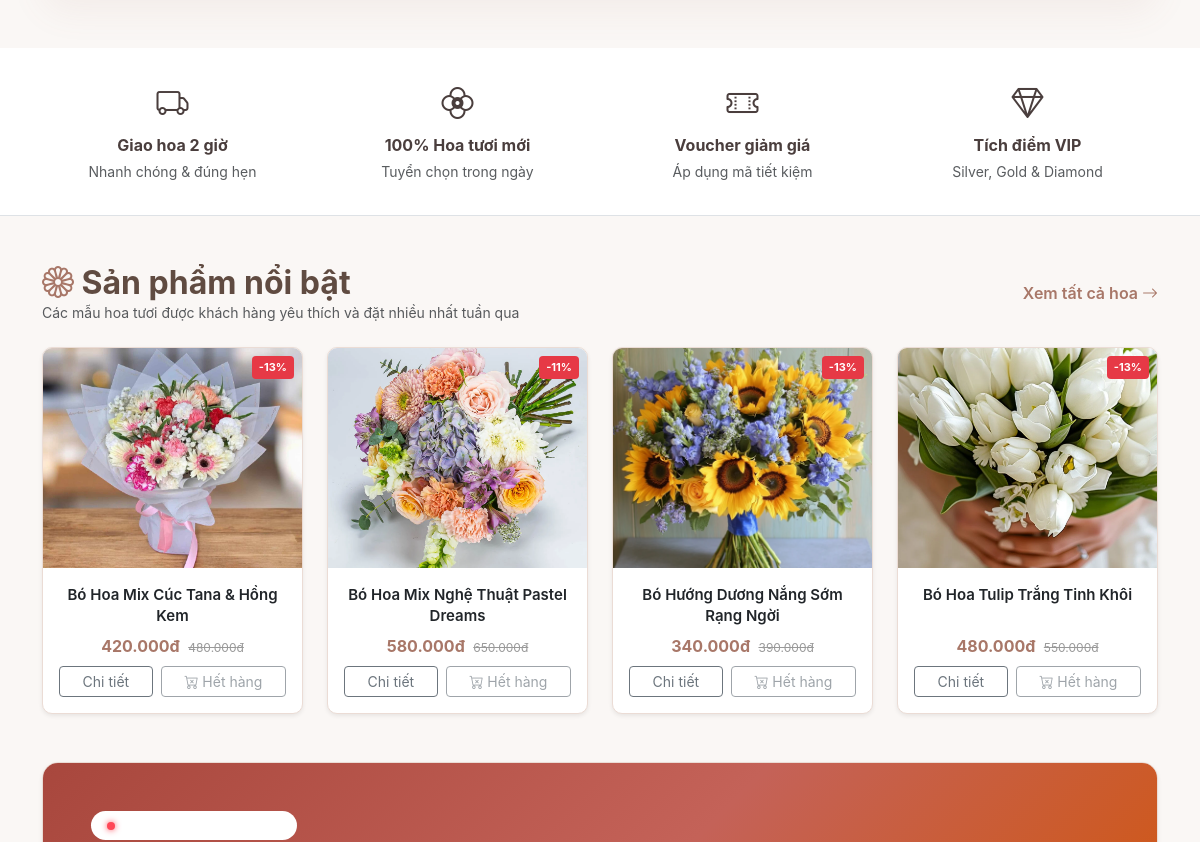
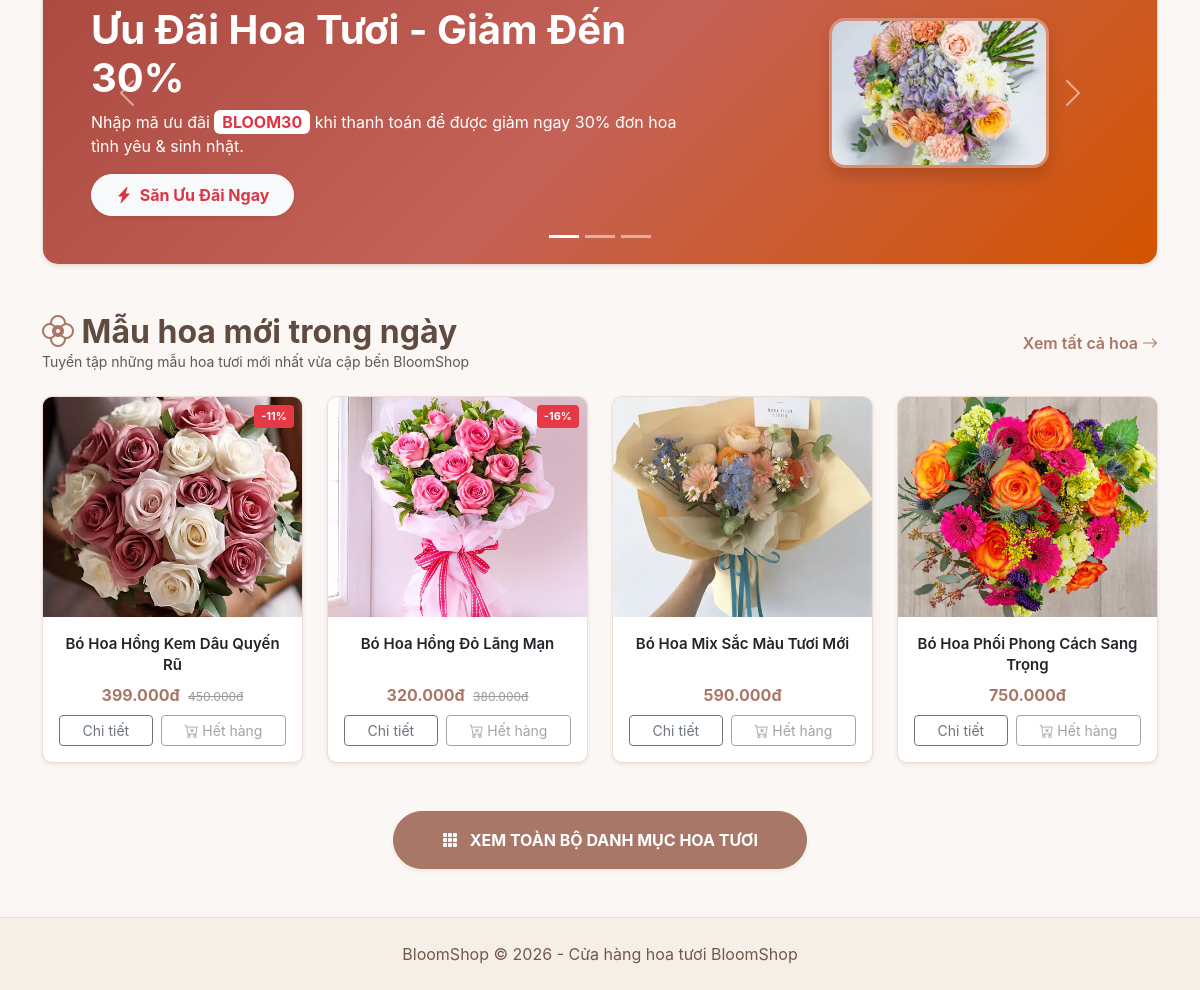
The app's page / (lower part), older data (2 pictures, top to bottom).
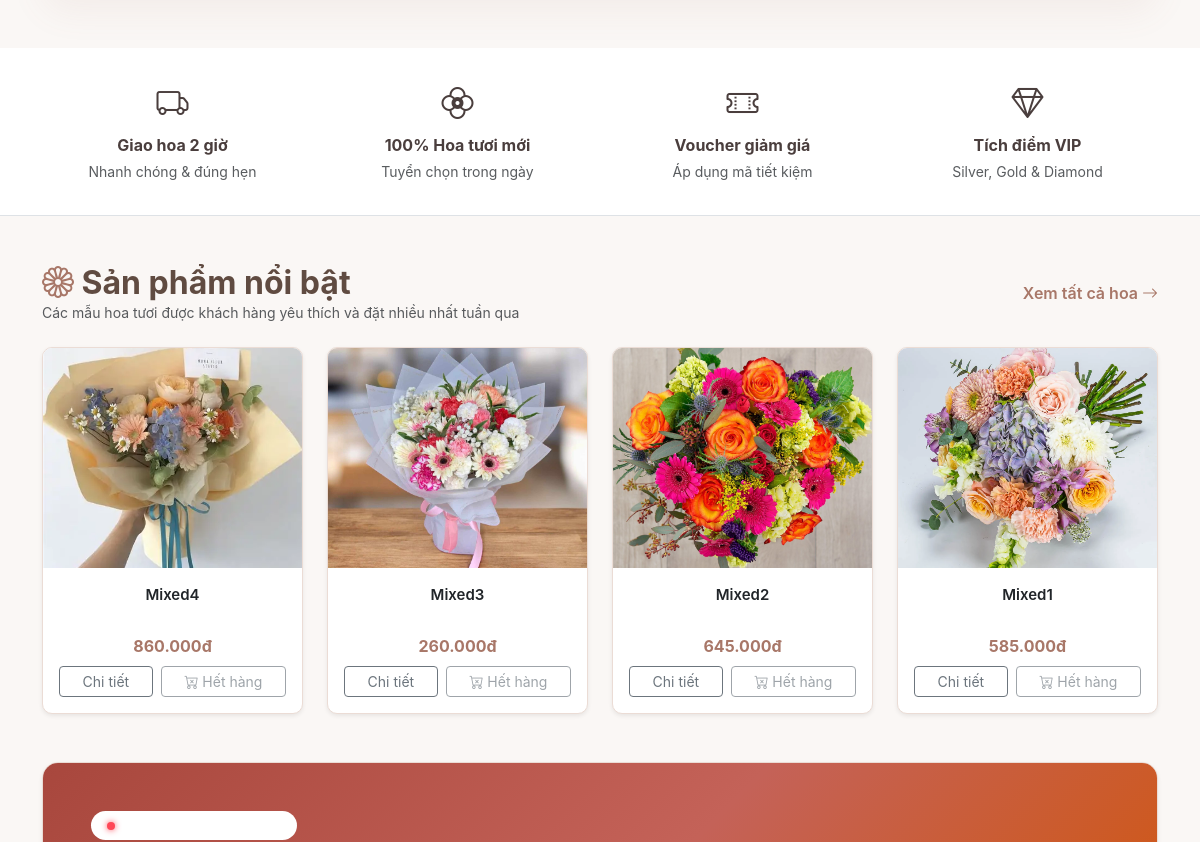
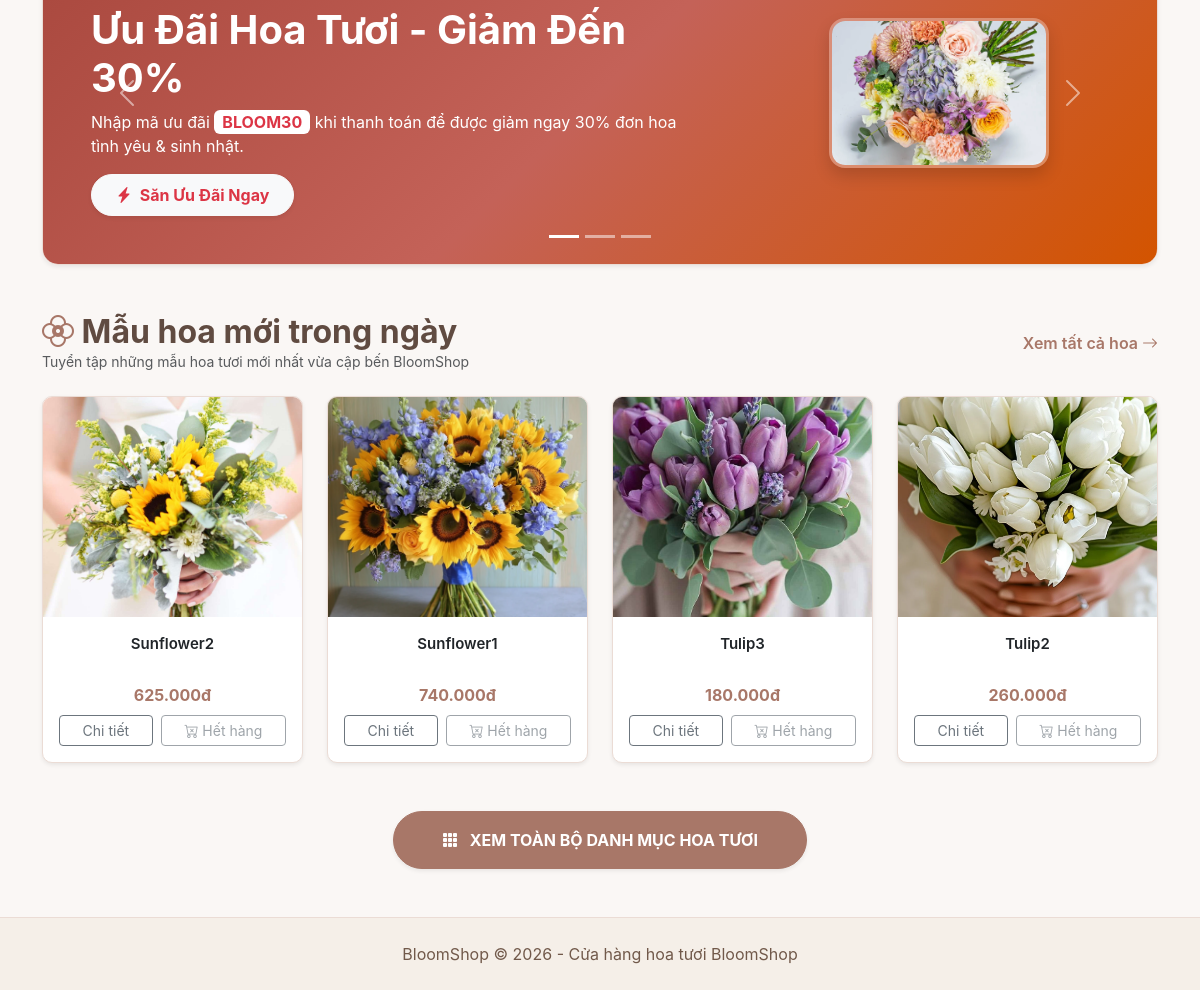
The same page, newer data (2 pictures, top to bottom).
### tables this page shows
CREATE TABLE `sanpham` (
  `id` int(11) NOT NULL AUTO_INCREMENT,
  `name` varchar(150) NOT NULL,
  `price` decimal(12,2) NOT NULL,
  `image` varchar(255) NOT NULL,
  `id_dm` int(11) NOT NULL,
  `sale_price` decimal(12,2) DEFAULT NULL,
  `is_sale` tinyint(1) DEFAULT 0,
  `description` text DEFAULT NULL,
  PRIMARY KEY (`id`),
  KEY `id_dm` (`id_dm`),
  CONSTRAINT `sanpham_ibfk_1` FOREIGN KEY (`id_dm`) REFERENCES `danhmuc` (`id`)
);

### controller/BaseController.php (called while the page is built, shortened)
<?php
class BaseController
{
    public function renderView($view_file, $data_truyen = [])
    {
        $asset_dir = file_exists('view/css/style.css') ? 'view' : (file_exists('../view/css/style.css') ? '../view' : 'view');
        extract($data_truyen);
        include __DIR__ . "/../view/header.php";
        include __DIR__ . "/../view/" . $view_file;
        include __DIR__ . "/../view/footer.php";
        exit;
    }
}

### controller/SanPhamController.php (called while the page is built, shortened)
<?php
require_once __DIR__ . '/BaseController.php';
require_once __DIR__ . '/../model/SanPhamModel.php';
class SanPhamController extends BaseController
{
    private $sanPhamModel;
    private $danhMucModel;
    public function __construct()
    {
        $this->sanPhamModel = new SanPhamModel();
        $this->danhMucModel = new DanhMucModel();
    }
    public function trangChu()
    {
        $all_featured = $this->sanPhamModel->getFeaturedProducts(8);
        $hoa_noibat = array_slice($all_featured, 0, 4);
        $hoa_moive = array_slice($all_featured, 4, 4);
        $danhmuc = $this->danhMucModel->getAll();
        $this->renderView('trangchu.php', [
            'hoa_noibat' => $hoa_noibat,
            'hoa_moive' => $hoa_moive,
            'danhmuc' => $danhmuc
        ]);
    }
}

### model/BaseModel.php (called while the page is built, shortened)
<?php
class BaseModel extends database
{
    private static $cached_conn = null;
    protected function get_conn()
    {
        if (self::$cached_conn === null) {
            self::$cached_conn = $this->connection_database();
        }
        return self::$cached_conn;
    }
    public function queryAll($sql, $params = [])
    {
        $conn = $this->get_conn();
        $stmt = $conn->prepare($sql);
        $stmt->execute($params);
        return $stmt->fetchAll(PDO::FETCH_ASSOC);
    }
    public function readitem($sql, $params = [])
    {
        return $this->queryAll($sql, $params);
    }
}

### model/SanPhamModel.php (called while the page is built, shortened)
<?php
require_once __DIR__ . '/BaseModel.php';
class SanPhamModel extends BaseModel
{
    public function getFeaturedProducts($limit = 8)
    {
        $sql = "SELECT * FROM sanpham ORDER BY is_sale DESC, id DESC LIMIT " . (int)$limit;
        return $this->readitem($sql);
    }
}

### view/_product_cards.php (the view, shortened to what the changed rows need)
<div class="row g-2 g-md-3 g-lg-4">
    <?php if (!empty($sanpham)) { ?>
        <?php foreach ($sanpham as $sp) {
            $has_sale = (!empty($sp['is_sale']) && !empty($sp['sale_price']) && $sp['sale_price'] < $sp['price']);
            $current_price = $has_sale ? $sp['sale_price'] : $sp['price'];
            $discount_pct = $has_sale ? round((($sp['price'] - $sp['sale_price']) / $sp['price']) * 100) : 0;
            $ton_kho = max(0, (int)($sp['so_luong'] ?? 0));
            $het_hang = ($ton_kho <= 0);
        ?>
            <div class="col-6 col-md-4 col-lg-3">
                <div class="card h-100 product-card position-relative border-0 shadow-sm">
                    <?php if ($has_sale) { ?>
                        <span class="badge-sale">-<?= $discount_pct ?>%</span>
                    <?php } ?>
                    <a href="index.php?act=chitiettsp&id=<?= $sp['id'] ?>" class="text-decoration-none d-block overflow-hidden">
                        <img class="card-img-top product-image" src="<?= $asset_dir ?>/image/sanpham/<?= htmlspecialchars($sp['image']) ?>" alt="<?= htmlspecialchars($sp['name']) ?>" onerror="this.src='<?= $asset_dir ?>/image/banner.jpg'">
                    </a>
                    <div class="card-body d-flex flex-column text-center p-2 p-md-3">
                        <h6 class="card-title mb-1 mb-md-2">
                            <a href="index.php?act=chitiettsp&id=<?= $sp['id'] ?>" class="text-dark text-decoration-none fw-semibold product-title-link">
                                <?= htmlspecialchars($sp['name']) ?>
                            </a>
                        </h6>
                        <div class="mt-auto">
                            <div class="mb-2">
                                <span class="price-text"><?= number_format($current_price, 0, ',', '.') ?>đ</span>
                                <?php if ($has_sale) { ?>
                                    <span class="old-price ms-1 d-none d-sm-inline"><?= number_format($sp['price'], 0, ',', '.') ?>đ</span>
                                <?php } ?>
                            </div>
                            <div class="d-flex gap-1 gap-md-2 justify-content-center">
                                <a href="index.php?act=chitiettsp&id=<?= $sp['id'] ?>" class="btn btn-outline-secondary btn-sm flex-fill px-1 px-md-2 text-nowrap">
                                    Chi tiết
                                </a>
                                <?php if (!$het_hang): ?>
                                    <form method="POST"
                                        action="index.php?act=themgiohang"
                                        class="m-0 flex-fill">
                                        <input type="hidden"
                                            name="id"
                                            value="<?= (int)$sp['id'] ?>">
                                        <input type="hidden"
                                            name="qty"
                                            value="1">
                                        <button type="submit"
                                                name="themgiohang"
                                                class="btn btn-bloom btn-sm w-100 px-1 px-md-2 text-nowrap">
                                            <i class="bi bi-cart-plus"></i>
                                            <span class="d-none d-sm-inline">Mua</span>
                                        </button>
                                    </form>
                                <?php else: ?>
                                    <button type="button"
                                            class="btn btn-outline-secondary btn-sm flex-fill"
                                            disabled>
                                        <i class="bi bi-cart-x"></i>
                                        Hết hàng
                                    </button>
                                <?php endif; ?>
                            </div>
                        </div>
                    </div>
                </div>
            </div>
        <?php } ?>
    <?php } ?>
</div>

Row changes from the older to the newer data that the page shows:
no longer on this page (row edited): sanpham: discount_pct "11", image (picture), name "Bó Hoa Hồng Kem Dâu Quyến Rũ", current_price "399.000", price "450.000", so_luong 0 (drawn)
no longer on this page (row edited): sanpham: discount_pct "16", image (picture), name "Bó Hoa Hồng Đỏ Lãng Mạn", current_price "320.000", price "380.000", so_luong 0 (drawn)
changed sanpham: name "Bó Hoa Mix Sắc Màu Tươi Mới" → "Mixed4"; current_price "590.000" → "860.000"; moves up the list
changed sanpham: name "Bó Hoa Mix Cúc Tana & Hồng Kem" → "Mixed3"; current_price "420.000" → "260.000"; is_sale 1 → 0 (drawn); discount_pct "13" → (not shown); price "480.000" → (not shown)
changed sanpham: name "Bó Hoa Phối Phong Cách Sang Trọng" → "Mixed2"; current_price "750.000" → "645.000"; moves up the list
changed sanpham: name "Bó Hoa Mix Nghệ Thuật Pastel Dreams" → "Mixed1"; current_price "580.000" → "585.000"; is_sale 1 → 0 (drawn); discount_pct "11" → (not shown); price "650.000" → (not shown)
now on this page (row edited): sanpham: image (picture), name "Sunflower2", current_price "625.000", so_luong 0 (drawn)
changed sanpham: name "Bó Hướng Dương Nắng Sớm Rạng Ngời" → "Sunflower1"; current_price "340.000" → "740.000"; is_sale 1 → 0 (drawn); discount_pct "13" → (not shown); price "390.000" → (not shown)
now on this page (row edited): sanpham: image (picture), name "Tulip3", current_price "180.000", so_luong 0 (drawn)
changed sanpham: name "Bó Hoa Tulip Trắng Tinh Khôi" → "Tulip2"; current_price "480.000" → "260.000"; is_sale 1 → 0 (drawn); discount_pct "13" → (not shown); price "550.000" → (not shown)
